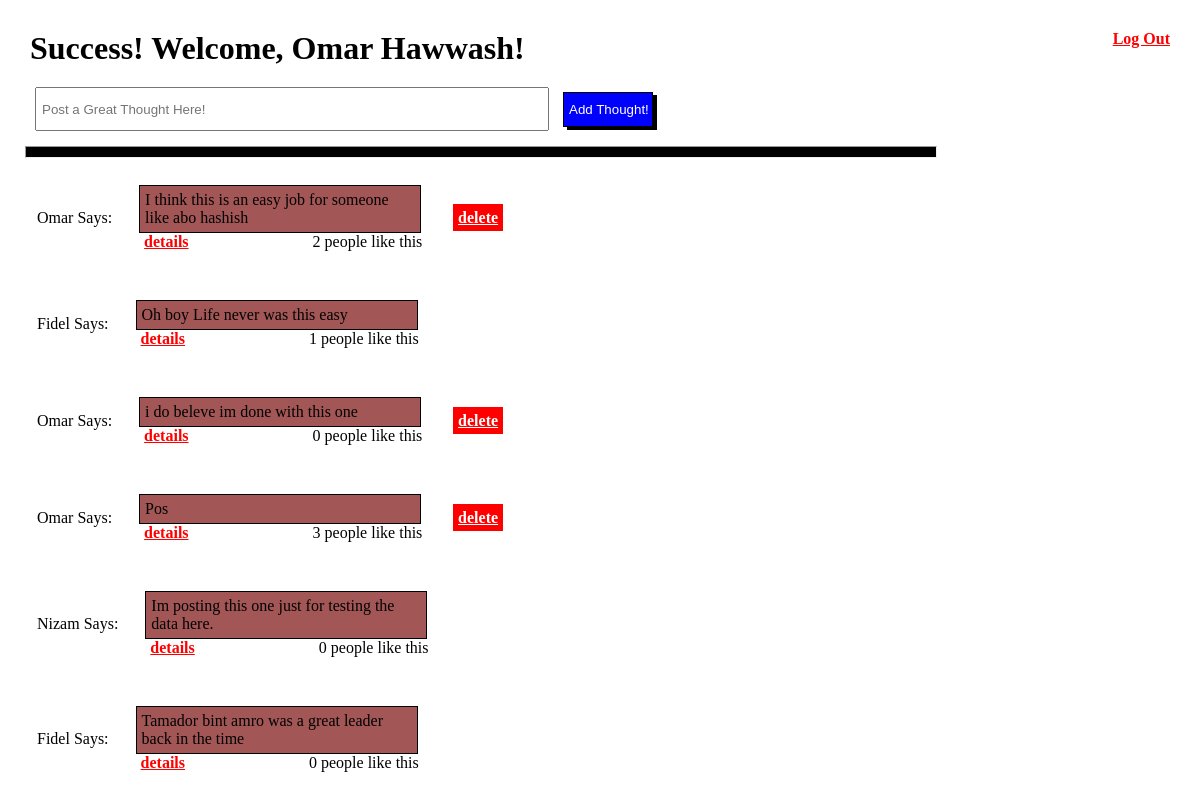
/thoughts (signed in), run on an earlier commit of the app's database.
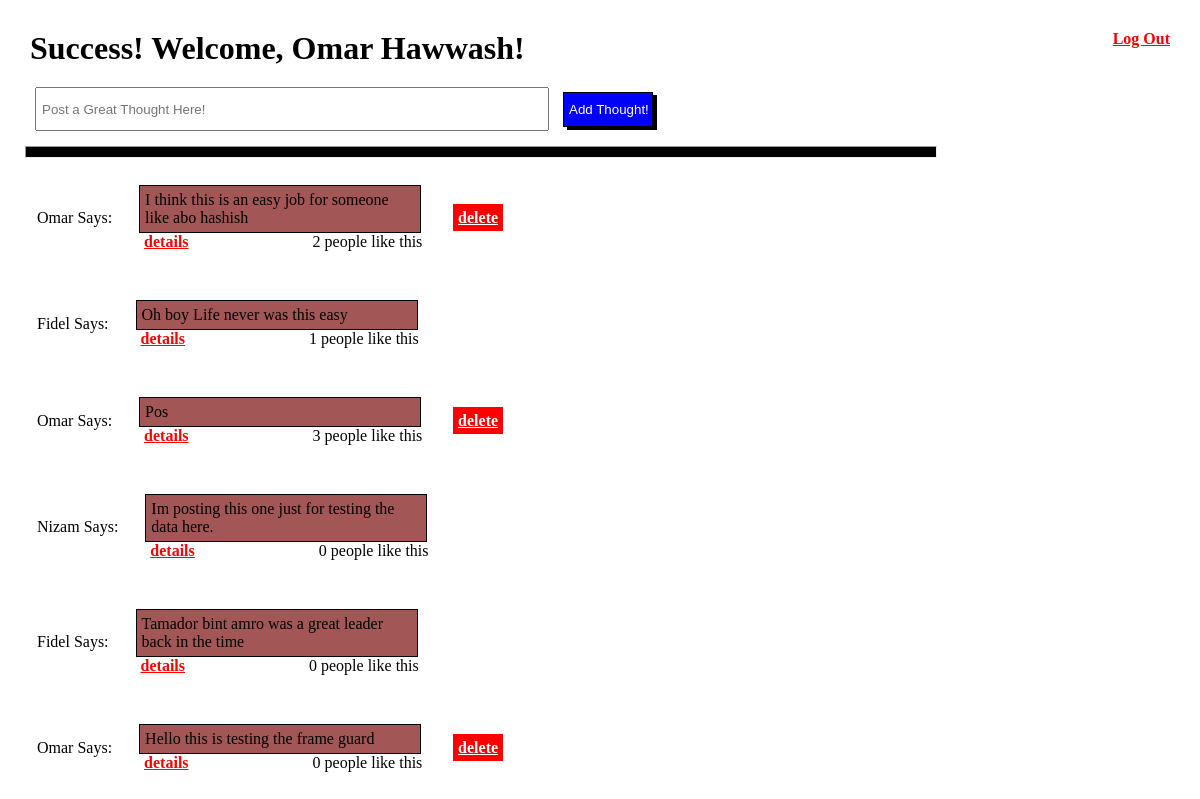
And on a later commit of the database.
### appLogin/models.py (models this page shows)
class Thought(models.Model):
    post = models.TextField()
    uploadeBy=models.ForeignKey(User, related_name="createdThoughts", on_delete=models.CASCADE)
    likedBy=models.ManyToManyField(User, related_name="likes")
    createdAt = models.DateTimeField(auto_now_add=True)
    updatedAt = models.DateTimeField(auto_now=True)

class User(models.Model):
    fname = models.CharField(max_length=255)
    lname = models.CharField(max_length=255)
    birthDate = models.DateField(null=True)
    email = models.CharField(max_length=255)
    passwd = models.CharField(max_length=255)
    createdAt = models.DateTimeField(auto_now_add=True)
    updatedAt = models.DateTimeField(auto_now=True)
    objects = userManager()

### appLogin/views.py (the view)
# urls.py: path('thoughts', views.welcomeThoughts),
def welcomeThoughts(request):
    if request.session['logedin']:
        thisUsers= User.objects.get(email=request.session['email'])
        request.session['thisUsersName']=thisUsers.fname
        request.session['id']=thisUsers.id
        request.session['thisUsersLname']=thisUsers.lname
        allThoughts = Thought.objects.all()
        context={
            'Thoughts' : allThoughts,
            'hisFavs' : Thought.objects.filter(likedBy=thisUsers),
        }
        return render(request,'thoughts.html', context)

### appLogin/templates/thoughts.html (shortened to what this page needs)
<!DOCTYPE html>
<html lang="en">
<head>
    {% load static %}
    <link rel="stylesheet" href="{% static 'css/style.css' %}">
</head>
<body>
    <a href="/cleanSession" id="tre">Log Out</a>
    <h1>Success! Welcome, {{request.session.thisUsersName}} {{request.session.thisUsersLname}}!</h1>
    <form action="/addThought" method="POST">
		<input name="formDesc" id="thisID" pattern="(?=.*[a-z])(?=.*[A-Z]).{5,}" title="Must contain uppercase and small case and at least  five characters" required placeholder="Post a Great Thought Here!">
        <input type="submit" id="bluish" value="Add Thought!">
    </form>
    <hr class="brbr">
    {% for Thought in Thoughts %}
    <table>
        <tr>
            <td>{{Thought.uploadeBy.fname}} Says: </td>
            <td><div>
                <p class="box">{{Thought.post}}</p>
                <a class="marginalize" href="/thought/{{Thought.id}}"> details</a> {{ Thought.likedBy.count }} people like this
            </div></td>
            <td>{% if Thought.uploadeBy.id == request.session.id %}
                <a class="redding" href="/delete/{{Thought.id}}">delete</a>
            {% endif %} </td>
        </tr>
    </table>
    {% endfor %}
</body>
</html>

What changed in the data, as far as the page shows it:
removed Thought: uploadeBy.fname "Omar", post "i do beleve im done with this one", likedBy.count "0"
added Thought: uploadeBy.fname "Omar", post "Hello this is testing the frame guard", likedBy.count "0"
